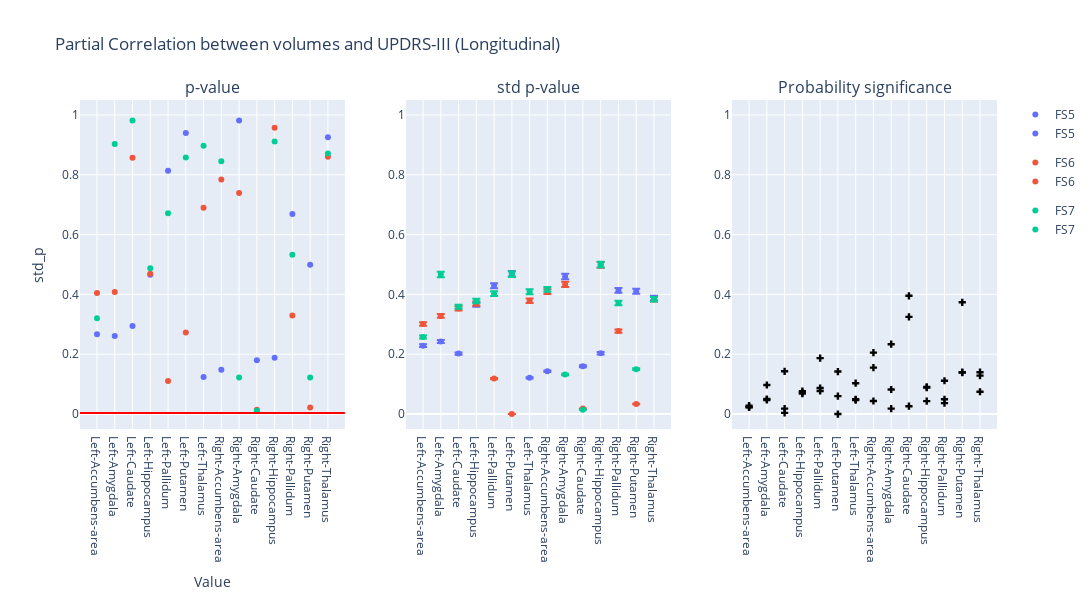

Notebook cell for this chart:
### Code cell
plot_dumbbell(
    df_longitudinal, "Partial Correlation between volumes and UPDRS-III (Longitudinal)", alpha=alpha_bon
)

### Figure 1 — Plotly figure (JSON) as saved in the notebook; plotly's stock layout.template omitted (floating-point values rounded to 4 significant figures)
{"data": [{"hovertemplate": "version=FS5<br>region=%{x}<br>p_value=%{y}<extra></extra>", "legendgroup": "FS5", "marker": {"color": "#636efa", "symbol": "circle"}, "mode": "markers", "name": "FS5", "orientation": "v", "showlegend": true, "type": "scatter", "x": ["Left-Accumbens-area", "Left-Amygdala", "Left-Caudate", "Left-Hippocampus", "Left-Pallidum", "Left-Putamen", "Left-Thalamus", "Right-Accumbens-area", "Right-Amygdala", "Right-Caudate", "Right-Hippocampus", "Right-Pallidum", "Right-Putamen", "Right-Thalamus"], "xaxis": "x", "y": [0.2667, 0.2607, 0.2946, 0.4659, 0.8131, 0.9399, 0.1241, 0.1484, 0.9818, 0.1802, 0.1884, 0.6684, 0.4989, 0.9254], "yaxis": "y"}, {"hovertemplate": "version=FS6<br>region=%{x}<br>p_value=%{y}<extra></extra>", "legendgroup": "FS6", "marker": {"color": "#EF553B", "symbol": "circle"}, "mode": "markers", "name": "FS6", "orientation": "v", "showlegend": true, "type": "scatter", "x": ["Left-Accumbens-area", "Left-Amygdala", "Left-Caudate", "Left-Hippocampus", "Left-Pallidum", "Left-Putamen", "Left-Thalamus", "Right-Accumbens-area", "Right-Amygdala", "Right-Caudate", "Right-Hippocampus", "Right-Pallidum", "Right-Putamen", "Right-Thalamus"], "xaxis": "x", "y": [0.4044, 0.4082, 0.8571, 0.4691, 0.1108, 0.2723, 0.6896, 0.7841, 0.7386, 0.01457, 0.9569, 0.3292, 0.02179, 0.8601], "yaxis": "y"}, {"hovertemplate": "version=FS7<br>region=%{x}<br>p_value=%{y}<extra></extra>", "legendgroup": "FS7", "marker": {"color": "#00cc96", "symbol": "circle"}, "mode": "markers", "name": "FS7", "orientation": "v", "showlegend": true, "type": "scatter", "x": ["Left-Accumbens-area", "Left-Amygdala", "Left-Caudate", "Left-Hippocampus", "Left-Pallidum", "Left-Putamen", "Left-Thalamus", "Right-Accumbens-area", "Right-Amygdala", "Right-Caudate", "Right-Hippocampus", "Right-Pallidum", "Right-Putamen", "Right-Thalamus"], "xaxis": "x", "y": [0.3204, 0.9029, 0.9817, 0.4878, 0.6715, 0.8579, 0.8969, 0.8449, 0.1221, 0.01107, 0.9114, 0.533, 0.1224, 0.8715], "yaxis": "y"}, {"error_y": {"array": [0.004451, 0.004725, 0.003937, 0.007132, 0.008361, 0.009137, 0.002356, 0.002785, 0.008959, 0.003114, 0.00396, 0.00805, 0.007997, 0.007554], "arrayminus": [0.004542, 0.004821, 0.004017, 0.007276, 0.00853, 0.009322, 0.002404, 0.002842, 0.009141, 0.003177, 0.00404, 0.008213, 0.008159, 0.007707]}, "hovertemplate": "version=FS5<br>region=%{x}<br>std_p=%{y}<extra></extra>", "legendgroup": "FS5", "marker": {"color": "#636efa", "symbol": "circle"}, "mode": "markers", "name": "FS5", "orientation": "v", "showlegend": true, "type": "scatter", "x": ["Left-Accumbens-area", "Left-Amygdala", "Left-Caudate", "Left-Hippocampus", "Left-Pallidum", "Left-Putamen", "Left-Thalamus", "Right-Accumbens-area", "Right-Amygdala", "Right-Caudate", "Right-Hippocampus", "Right-Pallidum", "Right-Putamen", "Right-Thalamus"], "xaxis": "x2", "y": [0.2286, 0.2426, 0.2021, 0.3662, 0.4293, 0.4692, 0.121, 0.143, 0.46, 0.1599, 0.2033, 0.4134, 0.4106, 0.3879], "yaxis": "y2"}, {"error_y": {"array": [0.00587, 0.006391, 0.00688, 0.007191, 0.002307, 0.0, 0.007383, 0.007968, 0.008443, 0.0003539, 0.009718, 0.005403, 0.0006542, 0.007472], "arrayminus": [0.005988, 0.006521, 0.007019, 0.007336, 0.002354, 0.0, 0.007533, 0.008129, 0.008614, 0.000361, 0.009915, 0.005513, 0.0006675, 0.007624]}, "hovertemplate": "version=FS6<br>region=%{x}<br>std_p=%{y}<extra></extra>", "legendgroup": "FS6", "marker": {"color": "#EF553B", "symbol": "circle"}, "mode": "markers", "name": "FS6", "orientation": "v", "showlegend": true, "type": "scatter", "x": ["Left-Accumbens-area", "Left-Amygdala", "Left-Caudate", "Left-Hippocampus", "Left-Pallidum", "Left-Putamen", "Left-Thalamus", "Right-Accumbens-area", "Right-Amygdala", "Right-Caudate", "Right-Hippocampus", "Right-Pallidum", "Right-Putamen", "Right-Thalamus"], "xaxis": "x2", "y": [0.3014, 0.3282, 0.3532, 0.3692, 0.1185, 0.0, 0.3791, 0.4091, 0.4335, 0.01817, 0.499, 0.2774, 0.03359, 0.3837], "yaxis": "y2"}, {"error_y": {"array": [0.00502, 0.009085, 0.006988, 0.007366, 0.007839, 0.009097, 0.007966, 0.008118, 0.00258, 0.0002797, 0.009733, 0.007231, 0.002924, 0.007472], "arrayminus": [0.005121, 0.009269, 0.007129, 0.007515, 0.007998, 0.009281, 0.008128, 0.008282, 0.002633, 0.0002854, 0.00993, 0.007377, 0.002983, 0.007624]}, "hovertemplate": "version=FS7<br>region=%{x}<br>std_p=%{y}<extra></extra>", "legendgroup": "FS7", "marker": {"color": "#00cc96", "symbol": "circle"}, "mode": "markers", "name": "FS7", "orientation": "v", "showlegend": true, "type": "scatter", "x": ["Left-Accumbens-area", "Left-Amygdala", "Left-Caudate", "Left-Hippocampus", "Left-Pallidum", "Left-Putamen", "Left-Thalamus", "Right-Accumbens-area", "Right-Amygdala", "Right-Caudate", "Right-Hippocampus", "Right-Pallidum", "Right-Putamen", "Right-Thalamus"], "xaxis": "x2", "y": [0.2578, 0.4665, 0.3588, 0.3782, 0.4025, 0.4671, 0.4091, 0.4168, 0.1325, 0.01436, 0.4998, 0.3713, 0.1501, 0.3837], "yaxis": "y2"}, {"marker": {"color": "black", "symbol": "cross"}, "mode": "markers", "name": "Flip probability", "showlegend": false, "type": "scatter", "x": ["Left-Accumbens-area", "Left-Accumbens-area", "Left-Accumbens-area", "Left-Amygdala", "Left-Amygdala", "Left-Amygdala", "Left-Caudate", "Left-Caudate", "Left-Caudate", "Left-Hippocampus", "Left-Hippocampus", "Left-Hippocampus", "Left-Pallidum", "Left-Pallidum", "Left-Pallidum", "Left-Putamen", "Left-Putamen", "Left-Putamen", "Left-Thalamus", "Left-Thalamus", "Left-Thalamus", "Right-Accumbens-area", "Right-Accumbens-area", "Right-Accumbens-area", "Right-Amygdala", "Right-Amygdala", "Right-Amygdala", "Right-Caudate", "Right-Caudate", "Right-Caudate", "Right-Hippocampus", "Right-Hippocampus", "Right-Hippocampus", "Right-Pallidum", "Right-Pallidum", "Right-Pallidum", "Right-Putamen", "Right-Putamen", "Right-Putamen", "Right-Thalamus", "Right-Thalamus", "Right-Thalamus"], "xaxis": "x3", "y": [0.02813, 0.02291, 0.0232, 0.05027, 0.04717, 0.09714, 0.003809, 0.1429, 0.01829, 0.06817, 0.0713, 0.07652, 0.1869, 0.07707, 0.08696, 0.06007, 0.0, 0.1421, 0.04666, 0.04939, 0.1031, 0.04356, 0.2052, 0.1551, 0.01821, 0.2335, 0.08202, 0.02617, 0.3249, 0.3954, 0.09051, 0.04314, 0.08864, 0.1113, 0.03662, 0.04922, 0.1386, 0.3736, 0.14, 0.07457, 0.1399, 0.1285], "yaxis": "y3"}], "layout": {"annotations": [{"font": {"size": 16}, "showarrow": false, "text": "p-value", "x": 0.1444, "xanchor": "center", "xref": "paper", "y": 1, "yanchor": "bottom", "yref": "paper"}, {"font": {"size": 16}, "showarrow": false, "text": "std p-value", "x": 0.5, "xanchor": "center", "xref": "paper", "y": 1, "yanchor": "bottom", "yref": "paper"}, {"font": {"size": 16}, "showarrow": false, "text": "Probability significance", "x": 0.8556, "xanchor": "center", "xref": "paper", "y": 1, "yanchor": "bottom", "yref": "paper"}], "height": 600, "hovermode": "closest", "shapes": [{"line": {"color": "red", "width": 2}, "type": "line", "x0": 0, "x1": 1, "xref": "x domain", "y0": 0.003571, "y1": 0.003571, "yref": "y"}], "title": {"text": "Partial Correlation between volumes and UPDRS-III (Longitudinal)"}, "width": 1400, "xaxis": {"anchor": "y", "domain": [0, 0.2889], "title": {"text": "Value"}}, "xaxis2": {"anchor": "y2", "domain": [0.3556, 0.6444]}, "xaxis3": {"anchor": "y3", "domain": [0.7111, 1]}, "yaxis": {"anchor": "x", "domain": [0, 1], "range": [-0.05, 1.05], "title": {"text": "std_p"}}, "yaxis2": {"anchor": "x2", "domain": [0, 1], "range": [-0.05, 1.05]}, "yaxis3": {"anchor": "x3", "domain": [0, 1], "range": [-0.05, 1.05]}}}
